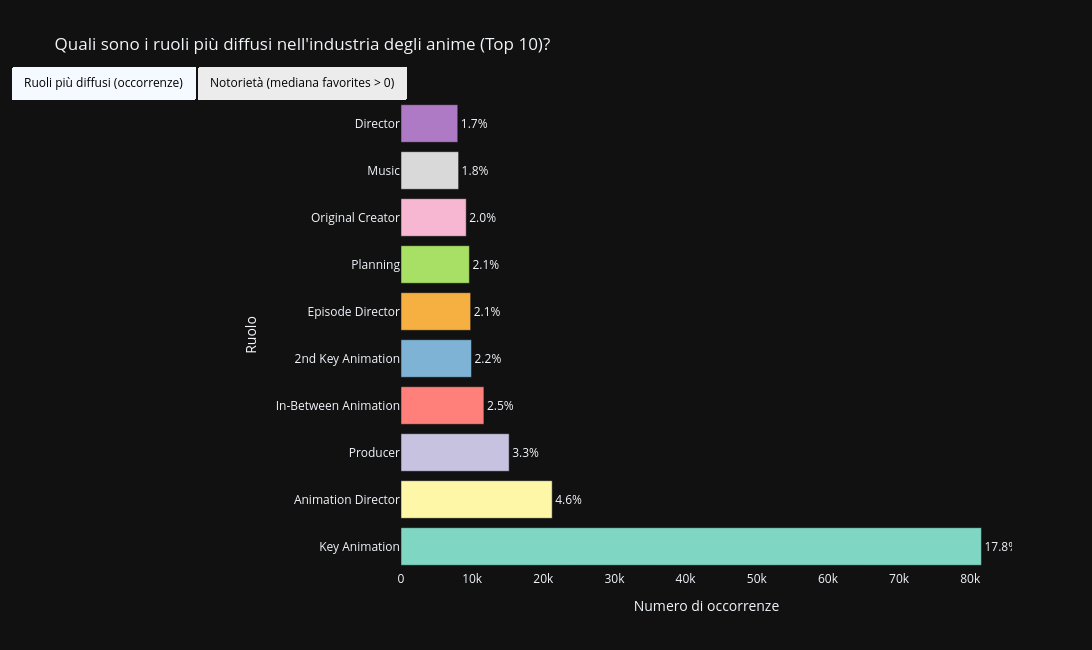

Notebook source saved alongside this figure:
### Markdown cell above
## Vediamo ora se i ruoli più frequenti sono anche i preferiti dell'industria anime:

### Code cell
works = df_person_anime_works.copy()
details = df_person_details[["person_mal_id", "favorites"]].copy()

# ruolo
works["position_norm"] = (
    works["position"].astype("string")
    .str.replace(r"\s*\(ep\s*\d+\)\s*$", "", regex=True)
    .str.replace(r"\s+", " ", regex=True)
    .str.strip()
)
works.loc[works["position_norm"].str.lower().isin(["", "nan", "none", "unknown"]), "position_norm"] = pd.NA

# conteggi occorrenze
role_counts = works["position_norm"].dropna().value_counts().reset_index()
role_counts.columns = ["role", "occurrences"]

top10 = role_counts.head(10).copy()
total_occ = role_counts["occurrences"].sum()
top10["occ_pct"] = top10["occurrences"] / total_occ * 100

# favorites
details["person_mal_id"] = pd.to_numeric(details["person_mal_id"], errors="coerce").astype("Int64")
details["favorites"] = pd.to_numeric(details["favorites"], errors="coerce").fillna(0)
details = details.drop_duplicates(subset=["person_mal_id"])

# persone uniche per ruolo + merge favorites
role_people = (
    works.loc[works["position_norm"].isin(top10["role"]), ["person_mal_id", "position_norm"]]
    .dropna(subset=["person_mal_id", "position_norm"])
    .drop_duplicates()
    .rename(columns={"position_norm": "role"})
).merge(details, on="person_mal_id", how="left")

role_people["favorites"] = role_people["favorites"].fillna(0)

fav_stats = (
    role_people.groupby("role", observed=True)["favorites"]
    .agg(
        people="count",
        share_nonzero=lambda s: (s > 0).mean() * 100,
        median_fav_pos=lambda s: s[s > 0].median(),
    )
    .reset_index()
)
fav_stats["median_fav_pos"] = fav_stats["median_fav_pos"].fillna(0)

top10 = top10.merge(fav_stats, on="role", how="left")
role_order = top10.sort_values("occurrences", ascending=False)["role"].tolist()
top10 = top10.set_index("role").loc[role_order].reset_index()  # riallinea tutto in modo sicuro

role_color_map = {
    "Key Animation": "#7fd6c2",
    "Animation Director": "#fff7a8",
    "Producer": "#c7c2e0",
    "In-Between Animation": "#ff7f7a",
    "2nd Key Animation": "#7fb3d5",
    "Episode Director": "#f5b041",
    "Planning": "#a8df65",
    "Original Creator": "#f7b6d2",
    "Music": "#d9d9d9",
    "Director": "#af7ac5",
}
occ_colors = [role_color_map.get(r, "#7fd6c2") for r in top10["role"]]


y = top10["role"].tolist()

text_occ = top10["occ_pct"].round(1).astype(str) + "%"
text_fav = top10["median_fav_pos"].round(0).astype(int).astype(str)

custom = np.stack(
    [top10["occurrences"], top10["people"], top10["share_nonzero"], top10["median_fav_pos"]],
    axis=1
)

hover = (
    "Ruolo=%{y}<br>"
    "Occorrenze=%{customdata[0]}<br>"
    "Persone (nel ruolo)=%{customdata[1]}<br>"
    "% con favorites>0=%{customdata[2]:.1f}%<br>"
    "Mediana favorites (>0)=%{customdata[3]:.0f}"
    "<extra></extra>"
)

fig = go.Figure()

# Occorrenze
fig.add_trace(go.Bar(
    x=top10["occurrences"], y=y, orientation="h",
    text=text_occ, textposition="outside",
    marker=dict(color=occ_colors),
    customdata=custom, hovertemplate=hover,
    visible=True
))

# Favorites (colore unico)
fig.add_trace(go.Bar(
    x=top10["median_fav_pos"],
    y=y,
    orientation="h",
    text=text_fav,
    textposition="outside",
    marker=dict(color=occ_colors),
    customdata=custom,
    hovertemplate=hover,
    visible=False
))

fig.update_layout(
    template="plotly_dark",
    width=1100, height=650,
    showlegend=False,
    title="Quali sono i ruoli più diffusi nell'industria degli anime (Top 10)?",
    xaxis_title="Numero di occorrenze",
    yaxis_title="Ruolo",
    yaxis=dict(categoryorder="array", categoryarray=role_order),
    updatemenus=[dict(
        type="buttons",
        direction="right",
        x=0.01, y=1.07,
        showactive=True,
        bgcolor="rgba(255,255,255,0.92)",
        bordercolor="rgba(0,0,0,0.25)",
        font=dict(color="black"),
        buttons=[
            dict(
                label="Ruoli più diffusi (occorrenze)",
                method="update",
                args=[{"visible": [True, False]},
                      {"title.text": "Quali sono i ruoli più diffusi nell'industria degli anime (Top 10)?",
                "xaxis.title.text": "Numero di occorrenze",}],
            ),
            dict(
                label="Notorietà (mediana favorites > 0)",
                method="update",
                args=[{"visible": [False, True]},
                      {"title.text": "Notorietà per ruolo: sui Top 10 ruoli",
                "xaxis.title.text": "Mediana favorites" }], # solo >0
            ),
        ],
    )],
)

fig.show()

### Figure 1 — Plotly figure (JSON) as saved in the notebook; plotly's stock layout.template omitted (floating-point values rounded to 4 significant figures)
{"data": [{"customdata": [[81570.0, 5113.0, 26.17, 3.0], [21250.0, 4450.0, 20.4, 3.0], [15200.0, 1923.0, 23.35, 3.0], [11650.0, 3104.0, 20.88, 3.0], [9906.0, 2794.0, 15.93, 3.0], [9787.0, 1780.0, 40.51, 5.0], [9610.0, 870.0, 23.22, 3.0], [9166.0, 2671.0, 78.29, 12.0], [8095.0, 1107.0, 59.98, 10.0], [7980.0, 1732.0, 59.12, 7.0]], "hovertemplate": "Ruolo=%{y}<br>Occorrenze=%{customdata[0]}<br>Persone (nel ruolo)=%{customdata[1]}<br>% con favorites>0=%{customdata[2]:.1f}%<br>Mediana favorites (>0)=%{customdata[3]:.0f}<extra></extra>", "marker": {"color": ["#7fd6c2", "#fff7a8", "#c7c2e0", "#ff7f7a", "#7fb3d5", "#f5b041", "#a8df65", "#f7b6d2", "#d9d9d9", "#af7ac5"]}, "orientation": "h", "text": ["17.8%", "4.6%", "3.3%", "2.5%", "2.2%", "2.1%", "2.1%", "2.0%", "1.8%", "1.7%"], "textposition": "outside", "visible": true, "x": [81574, 21246, 15198, 11652, 9906, 9787, 9610, 9166, 8095, 7980], "y": ["Key Animation", "Animation Director", "Producer", "In-Between Animation", "2nd Key Animation", "Episode Director", "Planning", "Original Creator", "Music", "Director"], "type": "bar"}, {"customdata": [[81570.0, 5113.0, 26.17, 3.0], [21250.0, 4450.0, 20.4, 3.0], [15200.0, 1923.0, 23.35, 3.0], [11650.0, 3104.0, 20.88, 3.0], [9906.0, 2794.0, 15.93, 3.0], [9787.0, 1780.0, 40.51, 5.0], [9610.0, 870.0, 23.22, 3.0], [9166.0, 2671.0, 78.29, 12.0], [8095.0, 1107.0, 59.98, 10.0], [7980.0, 1732.0, 59.12, 7.0]], "hovertemplate": "Ruolo=%{y}<br>Occorrenze=%{customdata[0]}<br>Persone (nel ruolo)=%{customdata[1]}<br>% con favorites>0=%{customdata[2]:.1f}%<br>Mediana favorites (>0)=%{customdata[3]:.0f}<extra></extra>", "marker": {"color": ["#7fd6c2", "#fff7a8", "#c7c2e0", "#ff7f7a", "#7fb3d5", "#f5b041", "#a8df65", "#f7b6d2", "#d9d9d9", "#af7ac5"]}, "orientation": "h", "text": ["3", "3", "3", "3", "3", "5", "3", "12", "10", "7"], "textposition": "outside", "visible": false, "x": [3.0, 3.0, 3.0, 3.0, 3.0, 5.0, 3.0, 12.0, 10.0, 7.0], "y": ["Key Animation", "Animation Director", "Producer", "In-Between Animation", "2nd Key Animation", "Episode Director", "Planning", "Original Creator", "Music", "Director"], "type": "bar"}], "layout": {"yaxis": {"title": {"text": "Ruolo"}, "categoryorder": "array", "categoryarray": ["Key Animation", "Animation Director", "Producer", "In-Between Animation", "2nd Key Animation", "Episode Director", "Planning", "Original Creator", "Music", "Director"]}, "width": 1100, "height": 650, "showlegend": false, "title": {"text": "Quali sono i ruoli più diffusi nell'industria degli anime (Top 10)?"}, "xaxis": {"title": {"text": "Numero di occorrenze"}}, "updatemenus": [{"bgcolor": "rgba(255,255,255,0.92)", "bordercolor": "rgba(0,0,0,0.25)", "buttons": [{"args": [{"visible": [true, false]}, {"title.text": "Quali sono i ruoli più diffusi nell'industria degli anime (Top 10)?", "xaxis.title.text": "Numero di occorrenze"}], "label": "Ruoli più diffusi (occorrenze)", "method": "update"}, {"args": [{"visible": [false, true]}, {"title.text": "Notorietà per ruolo: mediana favorites tra chi ha favorites > 0 (Top 10 ruoli)", "xaxis.title.text": "Mediana favorites (solo >0)"}], "label": "Notorietà (mediana favorites > 0)", "method": "update"}], "direction": "right", "font": {"color": "black"}, "showactive": true, "type": "buttons", "x": 0.01, "y": 1.07}]}}
